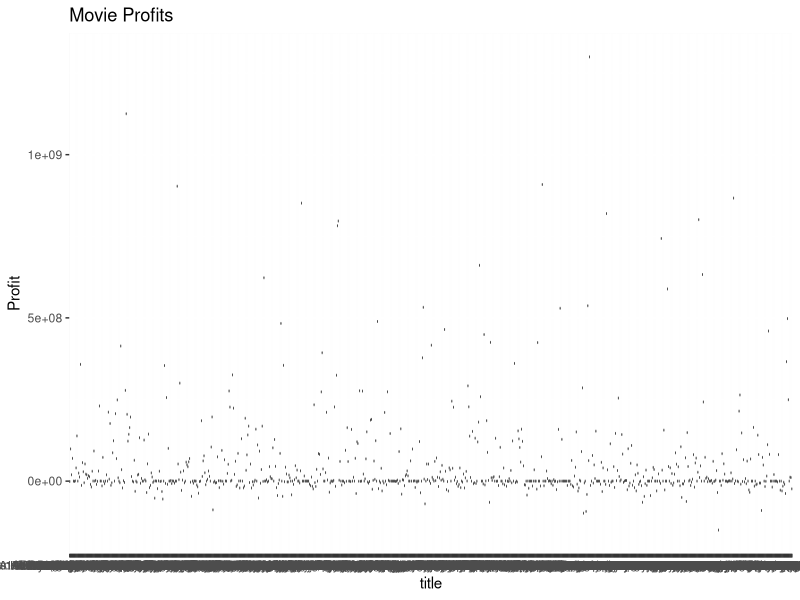
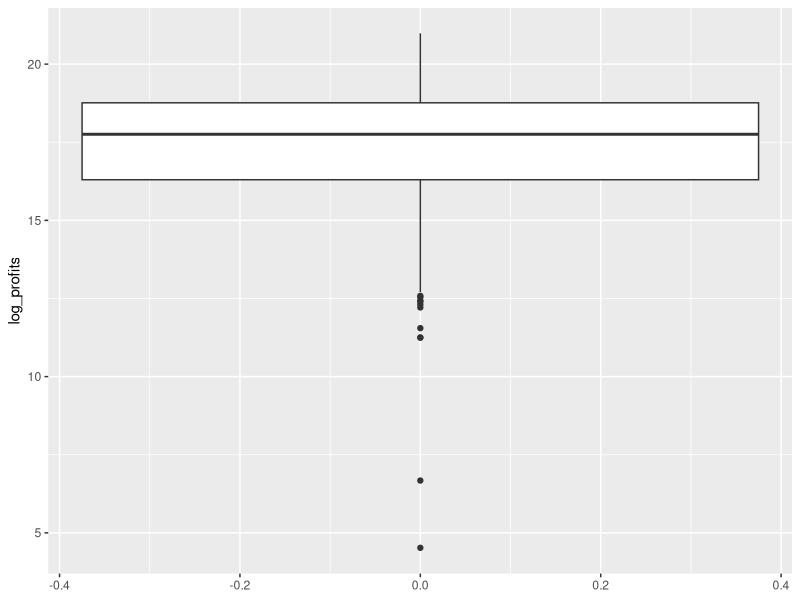
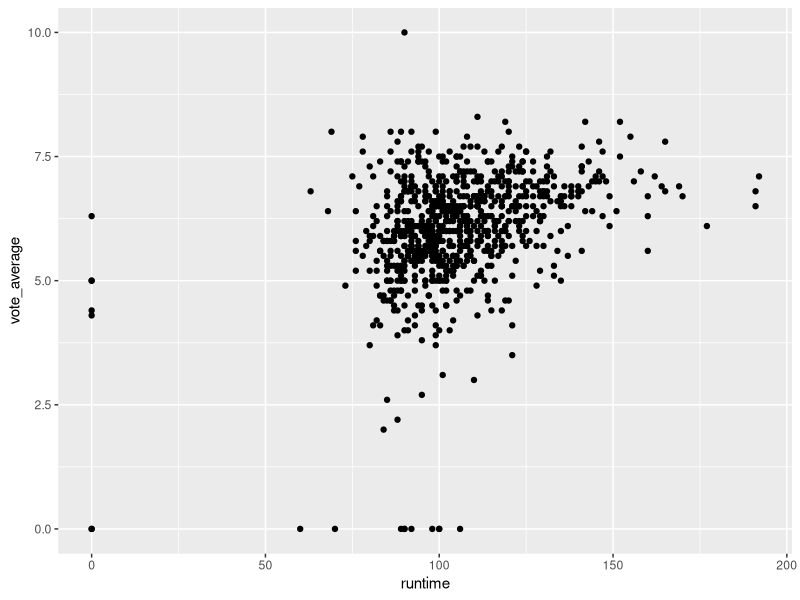
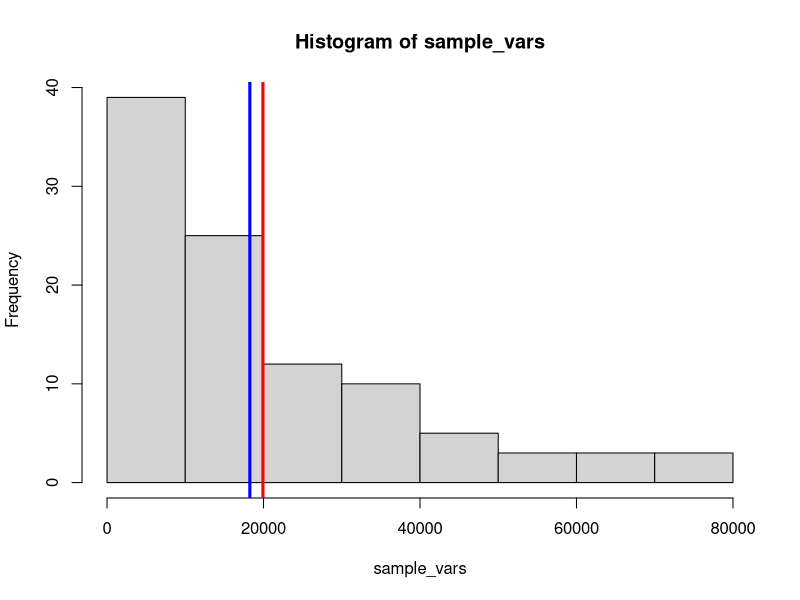
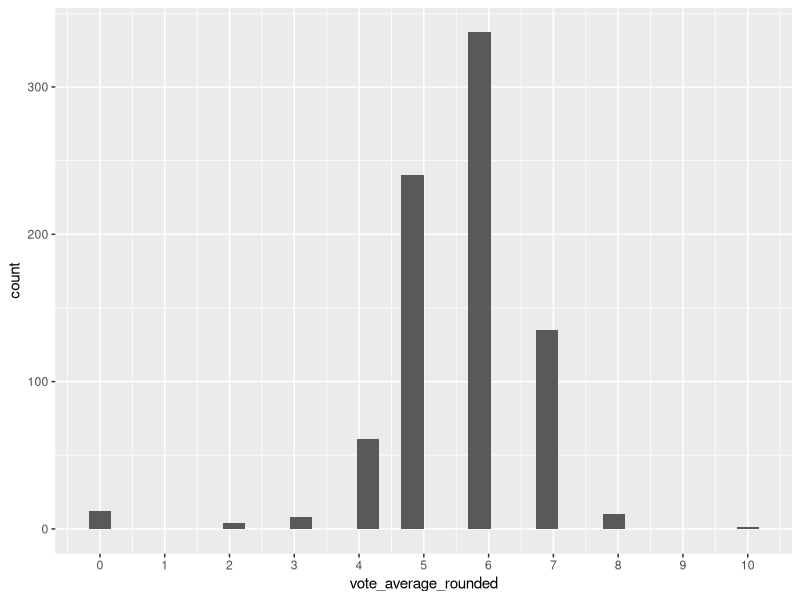
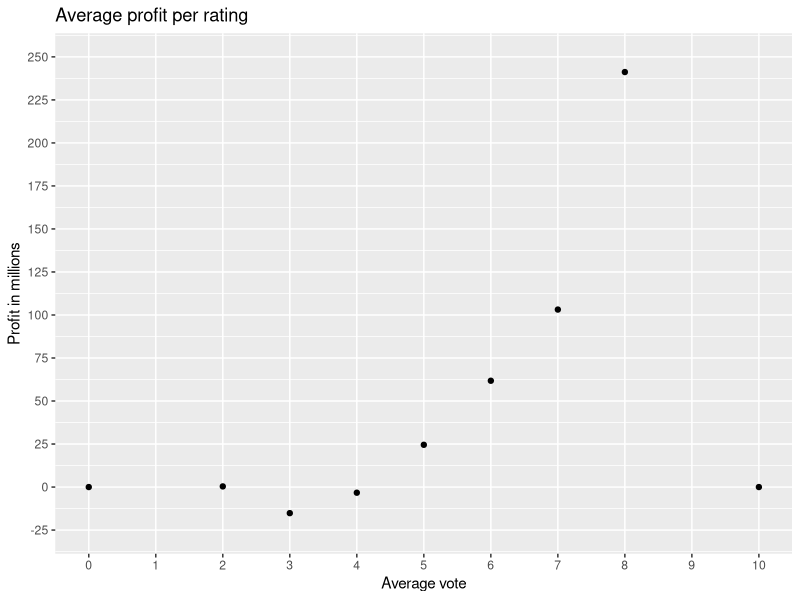
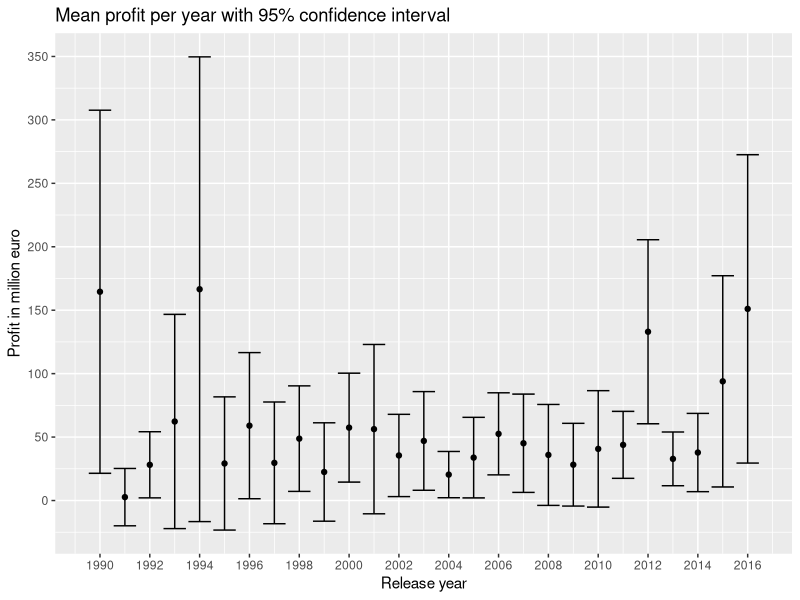

These charts were generated, in order, by the following R code:
## ---- chunk 1
knitr::opts_chunk$set(echo = TRUE)
## ---- chunk 2
#install.packages("readr")
#install.packages("tidyverse")
library(tidyverse)
library(readr)
movies4 = read_tsv("movies4.tsv")
movies4 %>%
  count(index)
movies4
#808 observations
#19 variables
#19 subjects
#A subject consists of a multitude of information about a movie, from the title to the release year to the head actor to the vote average.
## ---- chunk 3
#Nominal variables: keywords, original_language, title, genre, first_actor, first_actor_gender, director_first_name, director_gender

#Ordinal variables: NA

#Interval variables: index, release_date, release_year, release_month, release_day

#Ratio variables: budget, popularity, revenue, runtime, vote_average, vote_count 
## ---- chunk 4
movies4 = read_tsv("movies4.tsv")
movies4 = movies4 %>%
  mutate(profits=revenue-budget)

profit_summary = movies4 %>%
  summarise(mean_profit=mean(profits, na.rm=T),
            median_profit=median(profits, na.rm=T),
            max_profit=max(profits, na.rm=T),
            min_profit=min(profits, na.rm=T)
            )
profit_summary

## ---- chunk 5
movies4 = read_tsv("movies4.tsv")

movies4 = movies4 %>%
  mutate(profits=revenue-budget)

movies4_highest = movies4 %>%
  filter(profits==max(profits, na.rm=T))%>%
  select(title, profits)
movies4_highest

movies4_lowest = movies4 %>%
  filter(profits==min(profits, na.rm=T))%>%
  select(title, profits)
movies4_lowest

## ---- chunk 6
library (ggplot2)

boxplot_profits<-ggplot(movies4, aes(x = title, y = profits)) +
  geom_boxplot() +
  labs(title="Movie Profits",
       y="Profit")
boxplot_profits

quartiles = quantile(movies4$profits)
quartiles
## ---- chunk 7
movies4 = read_tsv("movies4.tsv")
movies4 = movies4 %>%
  mutate(profits=revenue-budget)
movies4 =movies4%>%
  mutate(log_profits=log(profits))

movies4%>%
  summarise(mean(log_profits, na.rm=T))
## ---- chunk 8
movies4=read_tsv("movies4.tsv")
movies4=movies4%>%
  mutate(profits=revenue-budget)%>%
  mutate(log_profits = ifelse(profits <= 0, NA, log(profits)))
movies4

movies4%>%
  summarise(mean(log_profits, na.rm=T))

ggplot(movies4, aes(y=log_profits)) +
  geom_boxplot()



## ---- chunk 9

ggplot(movies4, aes(x=runtime, y=vote_average)) +
  geom_point()

## ---- chunk 10
#WRITE YOUR CODE HERE
library(tidyverse)

y<- movies4 %>%
  group_by(first_actor)%>%
  count(first_actor)%>%
  arrange(desc(n))

head(y,2)

## ---- chunk 11
#WRITE YOUR CODE HERE
z<- movies4%>%
  group_by(first_actor)%>%
  summarise(mean_r = mean(revenue, na.rm = TRUE))
z = slice(z, -(1:64))
head(z,1)

mean_revenue = mean(movies4$revenue)
mean_revenue
## ---- chunk 12
mean(y$n)
## ---- chunk 13
library(tidyverse)

movies4 <- movies4 %>%
  mutate(profit_in_millions = profits / 1000000)

variance <- var(movies4$profit_in_millions)

variance

## ---- chunk 14
set.seed(56564)
movies_sample <- movies4[sample(nrow(movies4), 25), ]

variance_sample <- var(movies_sample$profit_in_millions)

variance_sample

variance

## ---- chunk 15
set.seed(293)
sample_vars<- c()
for(i in 1:100){
  mov_samp<- slice_sample(movies4, n=25)
  sample_vars[i]<- var(mov_samp$profit_in_millions)
  
}
print(sample_vars[1:9])
min(sample_vars)
max(sample_vars)
## ---- chunk 16
hist(sample_vars)
abline(v=mean(sample_vars),
              col = "red",
              lwd = 3)
abline(v=sd(sample_vars),
       col="blue",
       lwd = 3)
cat("mean = ", mean(sample_vars), "\n")
cat("standard deviation =",sd(sample_vars))
mean(sample_vars)
sd(sample_vars)

## ---- chunk 17
library(tidyverse)
library(readr)
movies4
movies_thriller <- movies4 %>%
  filter(genre=="Thriller")%>%
  summarise(
    n=n(),
    mean_runtime=mean(runtime, na.rm=T),
    sd_runtime=sd(runtime, na.rm=T),
    se=sd_runtime/sqrt(n()),
    t_critical=qt(0.995, df=n-1),
    ci_lower=mean_runtime-t_critical*se,
    ci_upper=mean_runtime+t_critical*se)%>%
  print()


## ---- chunk 18

movies4 <- movies4%>%
  mutate(runtime = ifelse(runtime == 0, NA, runtime))

movies_thrillerb <- movies4 %>%
  filter(genre == "Thriller")

mean_runtime_thriller = mean(movies_thrillerb$runtime, na.rm = T)
n = sum(!is.na(movies_thrillerb$runtime))
sd_thriller = sd(movies_thrillerb$runtime, na.rm = T)
se_thriller = sd_thriller/ sqrt(n)
z_value = qnorm(0.995)

lowerbound = mean_runtime_thriller-z_value * se_thriller
upperbound = mean_runtime_thriller+z_value * se_thriller
print(c(lowerbound,upperbound))

data.frame(
  Methode = c("a","b"),
  Lower = c(movies_thriller$ci_lower, lowerbound),
  Upper = c(movies_thriller$ci_upper, upperbound)
)

interval_a = movies_thriller$ci_upper - movies_thriller$ci_lower
interval_b = upperbound-lowerbound

interval_a > interval_b
## ---- chunk 19
#WRITE YOUR CODE HERE


## ---- chunk 20
#WRITE YOUR CODE HERE


## ---- chunk 21
#WRITE YOUR CODE HERE
movies4 <- movies4%>%
  mutate(vote_average_rounded = floor(vote_average))

ggplot(movies4, aes(x= vote_average_rounded)) +
  scale_x_continuous(breaks = seq(0,10, by = 1))+
  geom_histogram()
  

## ---- chunk 22
movies_mean_per_vote <- movies4 %>%
  group_by(vote_average_rounded) %>%
  summarise(Mean_profit_per_vote = mean(profit_in_millions))

ggplot(movies_mean_per_vote, aes(x = vote_average_rounded, y= Mean_profit_per_vote))+
  scale_x_continuous(breaks = seq(0,10, by = 1), minor_breaks = F)+
  scale_y_continuous(breaks = seq(-50, 250, 25), limits = c(-25,250)) +
  labs(x = "Average vote",
       y = "Profit in millions",
       title = "Average profit per rating")+
  geom_point()

movies_mean_per_vote[8,2]

## ---- chunk 23
mean_profit_per_year <- movies4%>%
  group_by(release_year)%>%
  summarise(mean_profit_per_year = mean(profit_in_millions),
            n = n(),
            sd = sd(profit_in_millions),
            se = sd / sqrt(n),
            t_value = qt(0.975, df = n-1),
            lowerbound = mean_profit_per_year - t_value * se,
            upperbound = mean_profit_per_year + t_value * se,
            .groups = "drop")

ggplot(mean_profit_per_year, aes(x = release_year,y = mean_profit_per_year))+
  geom_point()+
  scale_x_continuous(breaks = seq(1990,2016, by = 2))+
  scale_y_continuous(breaks = seq(-50,350, by = 50))+
  labs(x = "Release year",
       y = "Profit in million euro",
       title = "Mean profit per year with 95% confidence interval")+
  geom_errorbar(aes(ymin = lowerbound,
                    ymax = upperbound))
## ---- chunk 24
#WRITE YOUR CODE HERE

## ---- chunk 25
#WRITE YOUR CODE HERE

## ---- chunk 26
#WRITE YOUR CODE HERE

## ---- chunk 27
#WRITE YOUR CODE HERE

## ---- chunk 28
#WRITE YOUR CODE HERE

## ---- chunk 29
#WRITE YOUR CODE HERE

## ---- chunk 30
#WRITE YOUR CODE HERE

## ---- chunk 31
#WRITE YOUR CODE HERE

## ---- chunk 32
#WRITE YOUR CODE HERE

## ---- chunk 33
#WRITE YOUR CODE HERE

## ---- chunk 34
#WRITE YOUR CODE HERE

## ---- chunk 35
#WRITE YOUR CODE HERE

## ---- chunk 36
#WRITE YOUR CODE HERE

## ---- chunk 37
#WRITE YOUR CODE HERE

## ---- chunk 38
#WRITE YOUR CODE HERE

## ---- chunk 39
#WRITE YOUR CODE HERE

